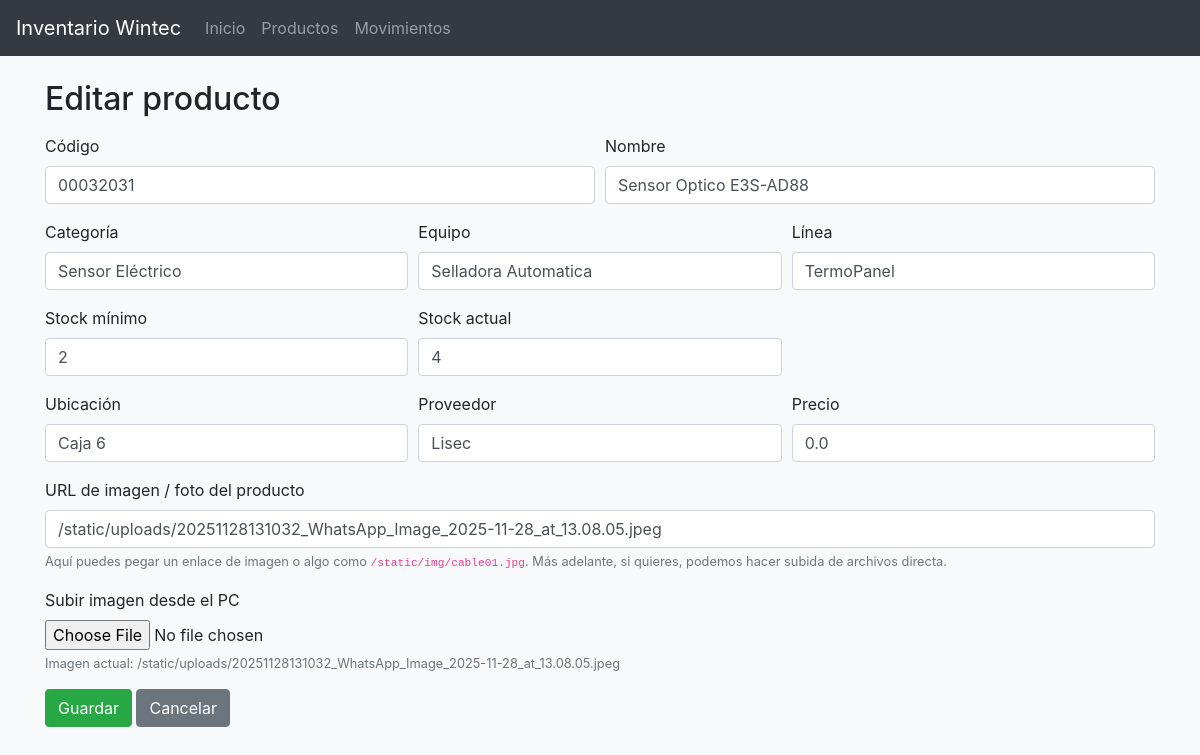
The app's page /productos/2/editar with its own data.
### tables this page shows
CREATE TABLE productos (
            id INTEGER PRIMARY KEY AUTOINCREMENT,
            codigo TEXT UNIQUE,
            nombre TEXT NOT NULL,
            categoria TEXT,
            equipo TEXT,
            linea TEXT,
            stock_minimo INTEGER DEFAULT 0,
            stock_actual INTEGER DEFAULT 0,
            ubicacion TEXT,
            proveedor TEXT,
            precio REAL,
            imagen_url TEXT
        );

### app.py (the view, shortened to what this page needs)
@app.route("/productos/<int:producto_id>/editar", methods=["GET", "POST"])
def editar_producto(producto_id):
    conn = get_db_connection()
    cur = conn.cursor()
    cur.execute("SELECT * FROM productos WHERE id = ?;", (producto_id,))
    producto = cur.fetchone()
    if not producto:
        conn.close()
        flash("Producto no encontrado.", "warning")
        return redirect(url_for("listar_productos"))
    conn.close()
    return render_template("producto_form.html", producto=producto)

### app.py (called while the page is built)
@app.before_request
def setup_db():
    init_db()

### db.py (called while the page is built)
def get_db_connection():
    conn = sqlite3.connect(DB_NAME)
    conn.row_factory = sqlite3.Row
    return conn

### templates/producto_form.html
{% extends "base.html" %}
{% block content %}
<h2>{{ "Editar producto" if producto else "Nuevo producto" }}</h2>
<form method="post" enctype="multipart/form-data" class="mt-3">
  <div class="form-row">
    <div class="form-group col-md-6">
      <label>Código</label>
      <input type="text" name="codigo" class="form-control"
             value="{{ producto.codigo if producto else '' }}">
    </div>
    <div class="form-group col-md-6">
      <label>Nombre</label>
      <input type="text" name="nombre" class="form-control" required
             value="{{ producto.nombre if producto else '' }}">
    </div>
  </div>
  <div class="form-row">
    <div class="form-group col-md-4">
      <label>Categoría</label>
      <input type="text" name="categoria" class="form-control"
             value="{{ producto.categoria if producto else '' }}">
    </div>
    <div class="form-group col-md-4">
      <label>Equipo</label>
      <input type="text" name="equipo" class="form-control"
             value="{{ producto.equipo if producto else '' }}">
    </div>
    <div class="form-group col-md-4">
      <label>Línea</label>
      <input type="text" name="linea" class="form-control"
             value="{{ producto.linea if producto else '' }}">
    </div>
  </div>
  <div class="form-row">
    <div class="form-group col-md-4">
      <label>Stock mínimo</label>
      <input type="number" name="stock_minimo" class="form-control"
             value="{{ producto.stock_minimo if producto else 0 }}">
    </div>
    <div class="form-group col-md-4">
      <label>Stock actual</label>
      <input type="number" name="stock_actual" class="form-control"
             value="{{ producto.stock_actual if producto else 0 }}">
    </div>
  </div>
  <div class="form-row">
    <div class="form-group col-md-4">
      <label>Ubicación</label>
      <input type="text" name="ubicacion" class="form-control"
             value="{{ producto.ubicacion if producto else '' }}">
    </div>
    <div class="form-group col-md-4">
      <label>Proveedor</label>
      <input type="text" name="proveedor" class="form-control"
             value="{{ producto.proveedor if producto else '' }}">
    </div>
    <div class="form-group col-md-4">
      <label>Precio</label>
      <input type="number" step="0.01" name="precio" class="form-control"
             value="{{ producto.precio if producto else '' }}">
    </div>
  </div>
  <div class="form-group">
    <label>URL de imagen / foto del producto</label>
    <input type="text" name="imagen_url" class="form-control"
           placeholder="https://... o ruta en /static"
           value="{{ producto.imagen_url if producto else '' }}">
    <small class="form-text text-muted">
      Aquí puedes pegar un enlace de imagen o algo como
      <code>/static/img/cable01.jpg</code>. Más adelante, si quieres,
      podemos hacer subida de archivos directa.
    </small>
  </div>
    <div class="form-group">
    <label>Subir imagen desde el PC</label>
    <input type="file" name="imagen_archivo" class="form-control-file" accept="image/*">
    {% if producto and producto.imagen_url %}
      <small class="form-text text-muted">
        Imagen actual: {{ producto.imagen_url }}
      </small>
    {% endif %}
  </div>
  <button type="submit" class="btn btn-success">Guardar</button>
  <a href="{{ url_for('listar_productos') }}" class="btn btn-secondary">Cancelar</a>
</form>
{% endblock %}

### records on screen
productos: codigo "00032031", nombre "Sensor Optico E3S-AD88", categoria "Sensor Eléctrico", equipo "Selladora Automatica", linea "TermoPanel", stock_minimo "2", stock_actual "4", ubicacion "Caja 6", proveedor "Lisec", precio "0.0", imagen_url "/static/uploads/20251128131032_WhatsApp_Image_2025-11-28_at_13.08.05.jpeg"

### other values on screen
{{ "Editar producto" if producto else "Nuevo producto" }} "Editar producto"
